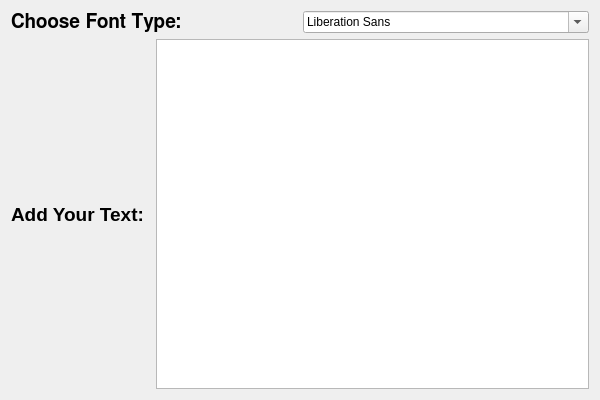
<?xml version="1.0" encoding="UTF-8"?>
<ui version="4.0">
 <class>Dialog</class>
 <widget class="QDialog" name="Dialog">
  <property name="geometry">
   <rect>
    <x>0</x>
    <y>0</y>
    <width>600</width>
    <height>400</height>
   </rect>
  </property>
  <property name="windowTitle">
   <string>Dialog</string>
  </property>
  <layout class="QVBoxLayout" name="verticalLayout">
   <item>
    <layout class="QHBoxLayout" name="horizontalLayout">
     <item>
      <widget class="QLabel" name="label">
       <property name="font">
        <font>
         <family>FreeSans</family>
         <pointsize>14</pointsize>
         <bold>true</bold>
        </font>
       </property>
       <property name="text">
        <string>Choose Font Type: </string>
       </property>
      </widget>
     </item>
     <item>
      <widget class="QFontComboBox" name="fontComboBox"/>
     </item>
    </layout>
   </item>
   <item>
    <layout class="QHBoxLayout" name="horizontalLayout_2">
     <item>
      <widget class="QLabel" name="label_2">
       <property name="font">
        <font>
         <pointsize>14</pointsize>
         <bold>true</bold>
        </font>
       </property>
       <property name="text">
        <string>Add Your Text: </string>
       </property>
      </widget>
     </item>
     <item>
      <widget class="QPlainTextEdit" name="plainTextEdit"/>
     </item>
    </layout>
   </item>
  </layout>
 </widget>
 <resources/>
 <connections/>
</ui>
